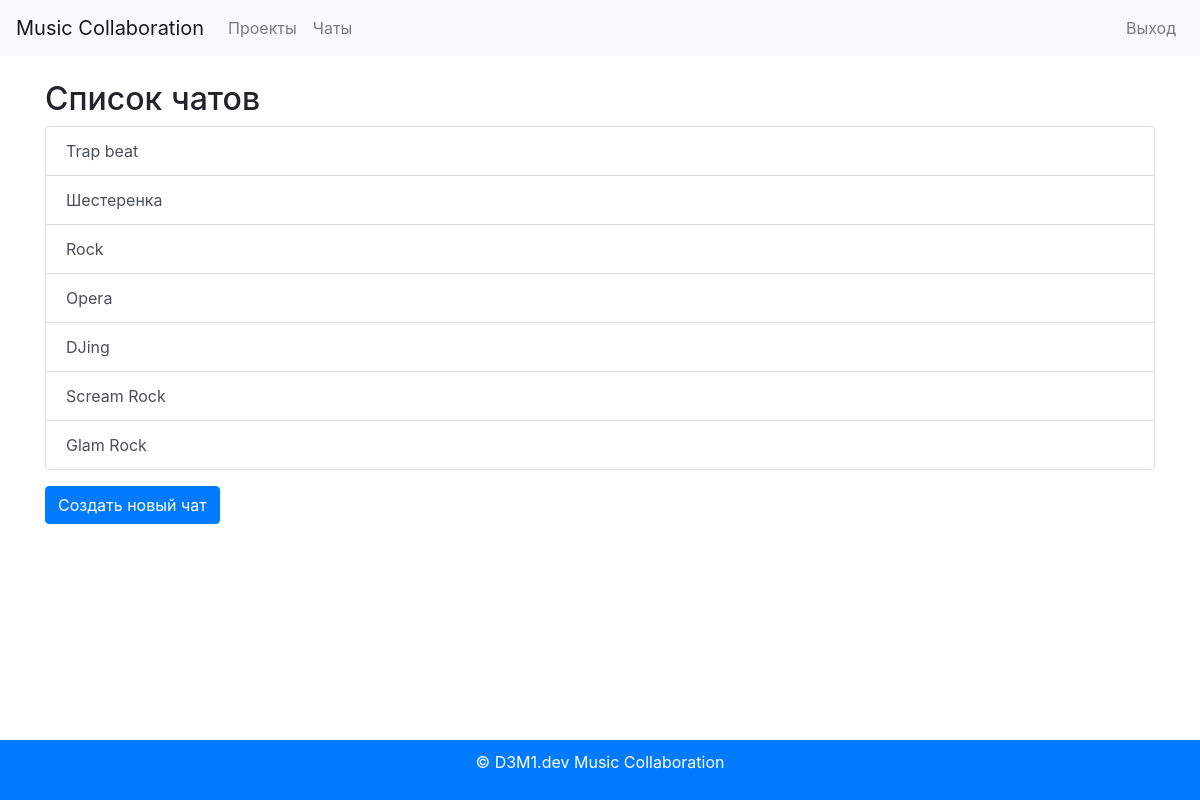
Page /chat/ (signed in) on the earlier database version.
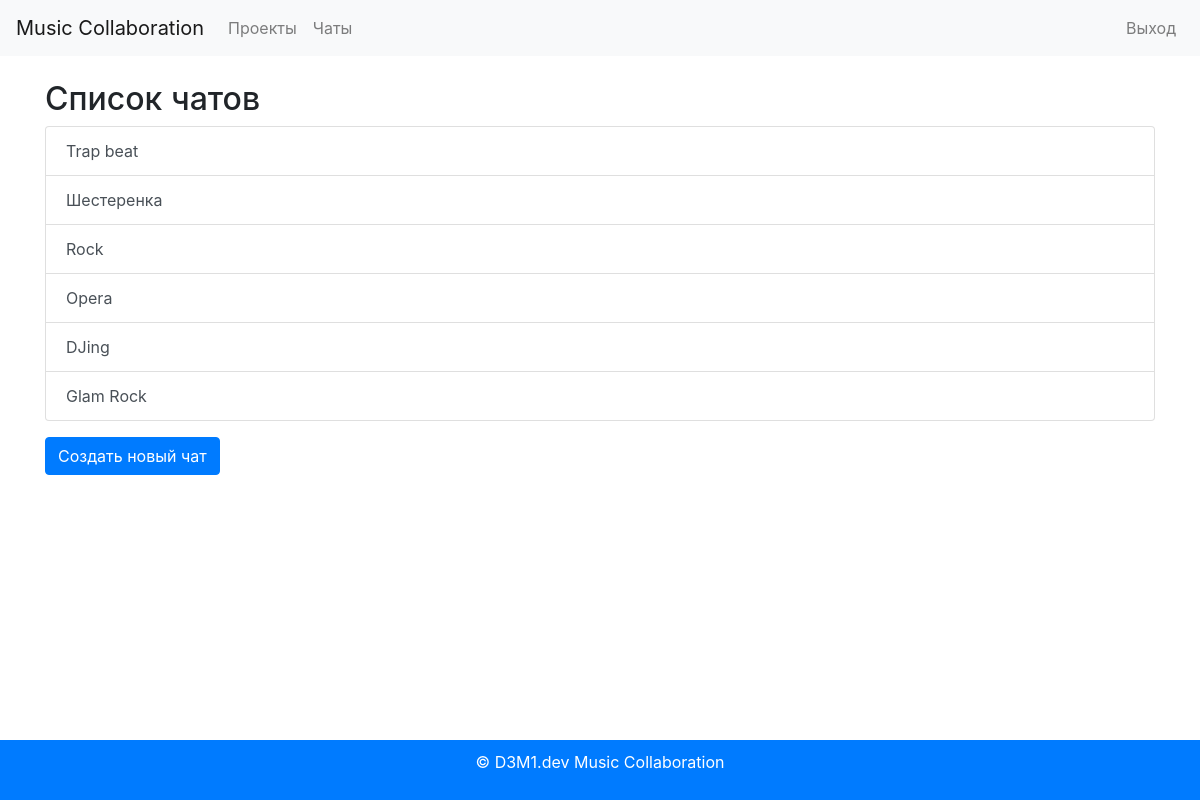
Same page on the later database version.
### chat/models.py (models this page shows, shortened)
class Chat(models.Model):
    id = models.AutoField(primary_key=True)
    project = models.ForeignKey(Project, on_delete=models.CASCADE)
    created_at = models.DateTimeField(auto_now_add=True)

### projects/models.py (models this page shows, shortened)
class Project(models.Model):
    STATUS_CHOICES = [
        ('in_progress', 'В работе'),
        ('completed', 'Завершен'),
    ]
    id = models.AutoField(primary_key=True)
    name = models.CharField(max_length=255)
    description = models.TextField()
    owner = models.ForeignKey(User, on_delete=models.CASCADE)
    created_at = models.DateTimeField(auto_now_add=True)
    updated_at = models.DateTimeField(auto_now=True)
    status = models.CharField(max_length=50, choices=STATUS_CHOICES)

### chat/views.py (the view)
# urls.py: path('', ChatListView.as_view(), name='chat_list'),
@method_decorator(login_required, name='dispatch')
class ChatListView(View):
    def get(self, request):
        chats = Chat.objects.all()
        return render(request, 'chat/chat_list.html', {'chats': chats})

### chat/templates/chat/chat_list.html (shortened to what this page needs)
{% extends 'base.html' %}
{% block content %}
<h2>Список чатов</h2>
<div class="list-group">
    {% for chat in chats %}
        <a href="{% url 'chat:chat_detail' chat.id %}" class="list-group-item list-group-item-action">{{ chat.project.name }}</a>
    {% endfor %}
</div>
<a href="{% url 'chat:chat_create' %}" class="btn btn-primary mt-3">Создать новый чат</a>
{% endblock %}

Differences in the rows shown:
removed Chat: project.name "Scream Rock"
